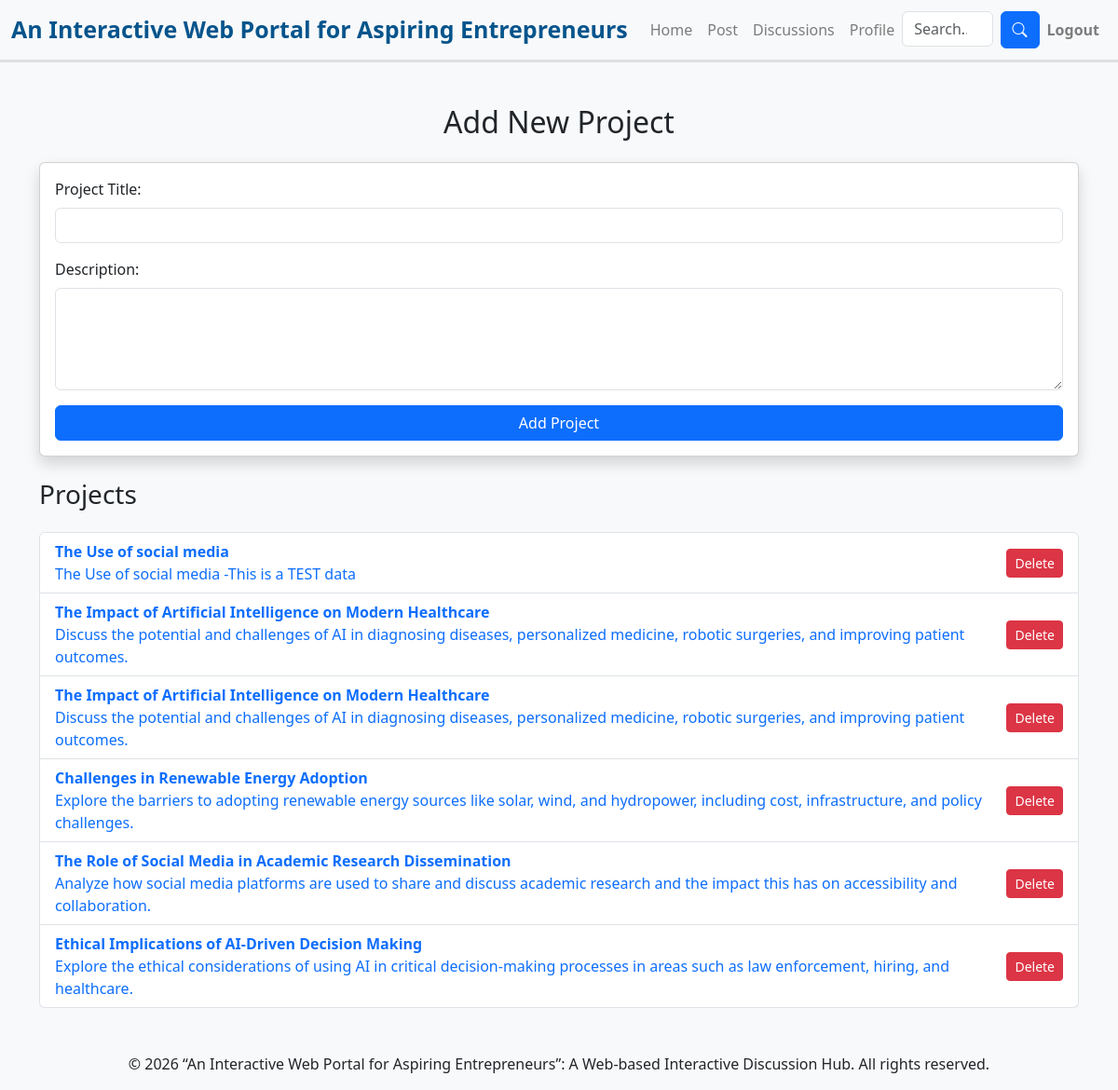
/project2.php (signed in), run on the app's committed database.
### tables this page shows
CREATE TABLE `projects` (
  `id` int(11) NOT NULL,
  `title` varchar(255) NOT NULL,
  `description` text NOT NULL,
  `created_by` int(11) DEFAULT NULL,
  `created_at` timestamp NOT NULL DEFAULT current_timestamp()
);

### project2.php (the view, shortened to what this page needs)
<?php
include 'database.php';
include 'navbar2.php';
$user_id = $_SESSION['user_id'];
$query = "SELECT role FROM users WHERE id = ?";
$stmt = $conn->prepare($query);
$stmt->bind_param("i", $user_id);
$stmt->execute();
$stmt->bind_result($role);
if ($role === 'Admin') {
    $query = "SELECT * FROM projects";
} else {
    $query = "SELECT * FROM projects WHERE created_by = ?";
}
$stmt = $conn->prepare($query);
if ($role === 'Admin') {
    $stmt->execute();
} else {
    $stmt->bind_param("i", $_SESSION['user_id']);
    $stmt->execute();
}
$result = $stmt->get_result();
?>
<!DOCTYPE html>
<html lang="en">
<head>
    <link href="https://cdn.jsdelivr.net/npm/bootstrap@5.3.0-alpha1/dist/css/bootstrap.min.css" rel="stylesheet">
    <link rel="stylesheet" href="https://cdn.jsdelivr.net/npm/bootstrap-icons@1.10.5/font/bootstrap-icons.css">
</head>
<body class="bg-light">
<div class="container mt-5">
    <h2 class="text-center mb-4">Add New Project</h2>
    <div class="card shadow mb-4">
        <div class="card-body">
            <form method="POST">
                <div class="mb-3">
                    <label for="title" class="form-label">Project Title:</label>
                    <input type="text" name="title" id="title" class="form-control" required>
                </div>
                <div class="mb-3">
                    <label for="description" class="form-label">Description:</label>
                    <textarea name="description" id="description" class="form-control" rows="4" required></textarea>
                </div>
                <button type="submit" class="btn btn-primary w-100">Add Project</button>
            </form>
        </div>
    </div>
    <h3 class="mb-4">Projects</h3>
    <div class="list-group">
        <?php while ($row = $result->fetch_assoc()): ?>
            <div class="list-group-item d-flex justify-content-between align-items-center">
                <a href="project_discussion.php?project_id=<?php echo $row['id']; ?>" class="text-decoration-none">
                    <strong><?php echo htmlspecialchars($row['title']); ?></strong>
                    <p class="mb-0"><?php echo htmlspecialchars($row['description']); ?></p>
                </a>
                <?php if ($role === 'Admin'): ?>
                    <a href="?delete_id=<?php echo $row['id']; ?>" class="btn btn-danger btn-sm" onclick="return confirm('Are you sure you want to delete this project?');">Delete</a>
                <?php endif; ?>
            </div>
        <?php endwhile; ?>
    </div>
</div>
<?php include 'footer.php'; ?>
</body>
</html>

### data on the page
projects: title "The Use of social media", description "The Use of social media -This is a TEST data"
projects: title "The Impact of Artificial Intelligence on Modern Healthcare", description "Discuss the potential and challenges of AI in diagnosing diseases, personalized medicine, robotic surgeries, and improving patient outcomes."
projects: title "The Impact of Artificial Intelligence on Modern Healthcare", description "Discuss the potential and challenges of AI in diagnosing diseases, personalized medicine, robotic surgeries, and improving patient outcomes."
projects: title "Challenges in Renewable Energy Adoption", description "Explore the barriers to adopting renewable energy sources like solar, wind, and hydropower, including cost, infrastructure, and policy challenges."
projects: title "The Role of Social Media in Academic Research Dissemination", description "Analyze how social media platforms are used to share and discuss academic research and the impact this has on accessibility and collaboration."
projects: title "Ethical Implications of AI-Driven Decision Making", description "Explore the ethical considerations of using AI in critical decision-making processes in areas such as law enforcement, hiring, and healthcare."
